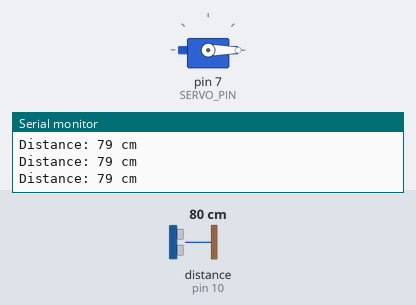
This sketch was run on a simulated Arduino Uno, built with avr-gcc and run on an emulated ATmega328P. Parts: servo, the last lines printed to the serial monitor. Wiring (inferred from the names in the program): ultrasonic range finder: trigger pin 9; echo pin 10. Inputs (shaded band) come from the test bench; at power-on: distance to the obstacle (sensor on pin 10) 80 cm. The echo pulse lasts 58.3 µs per cm.

Above: at 1.2 s.
1.3 s: distance to the obstacle (sensor on pin 10) set to 19 cm
2.8 s: distance to the obstacle (sensor on pin 10) set to 15 cm
At 4.0 s:
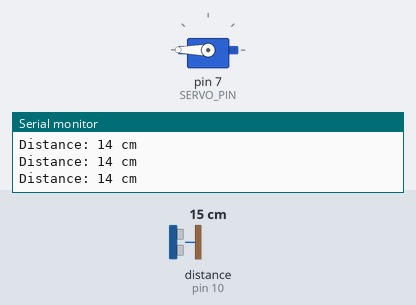
4.4 s: distance to the obstacle (sensor on pin 10) set to 18 cm
At 4.8 s:
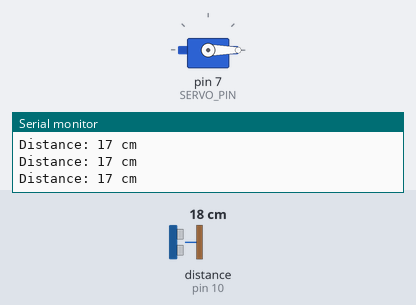
5.9 s: distance to the obstacle (sensor on pin 10) set to 2 cm
At 6.9 s:
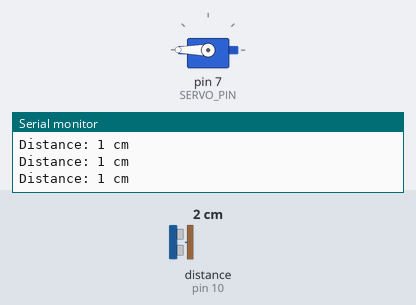
Timing chart, 0 to 8.4 s (numbered marks = the images above; inputs shaded):
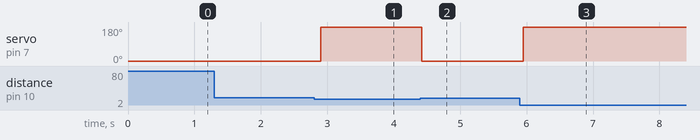

Measured:
- the behaviour switches between 17 and 16 cm on distance to the obstacle (sensor on pin 10) (found by bisection; images 0 and 1)
- after the input at 2.8 s, servo on pin 7 (SERVO_PIN): 0° → 180° after 0.10 s
- after the input at 4.4 s, servo on pin 7 (SERVO_PIN): 180° → 0° at once
- after the input at 5.9 s, servo on pin 7 (SERVO_PIN): 0° → 180° after 0.05 s

The sketch:

Ultrasonic_Servo_180.ino
```cpp
#include <Servo.h>

const int TRIG_PIN = 9;
const int ECHO_PIN = 10;
const int SERVO_PIN = 7;


const int DISTANCE_THRESHOLD = 15;
const int SERVO_ANGLE = 180;

Servo myServo;

void setup() {

  pinMode(TRIG_PIN, OUTPUT);
  pinMode(ECHO_PIN, INPUT);


  myServo.attach(SERVO_PIN);


  myServo.write(0);


  Serial.begin(9600);
}

void loop() {

  digitalWrite(TRIG_PIN, LOW);
  delayMicroseconds(2);
  digitalWrite(TRIG_PIN, HIGH);
  delayMicroseconds(10);
  digitalWrite(TRIG_PIN, LOW);


  long duration = pulseIn(ECHO_PIN, HIGH);


  int distance = duration * 0.0343 / 2;

  Serial.print("Distance: ");
  Serial.print(distance);
  Serial.println(" cm");


  if (distance > 0 && distance <= DISTANCE_THRESHOLD) {
    myServo.write(SERVO_ANGLE);
  } else {
    myServo.write(0);
  }

  delay(100);
}
```
